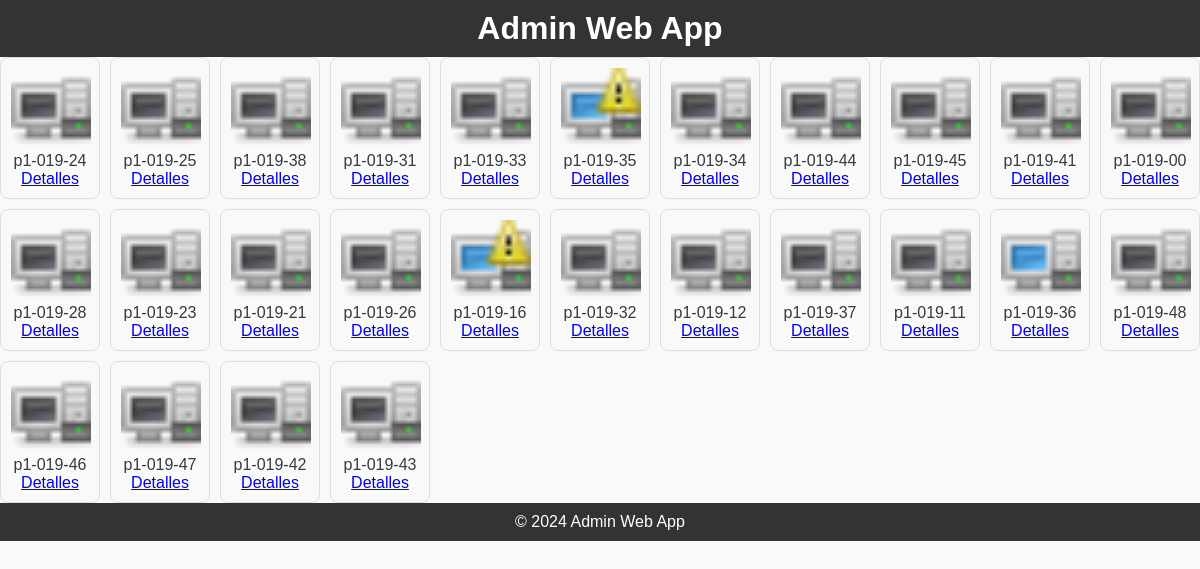
The app's page /testing_page/ (signed in), older data.
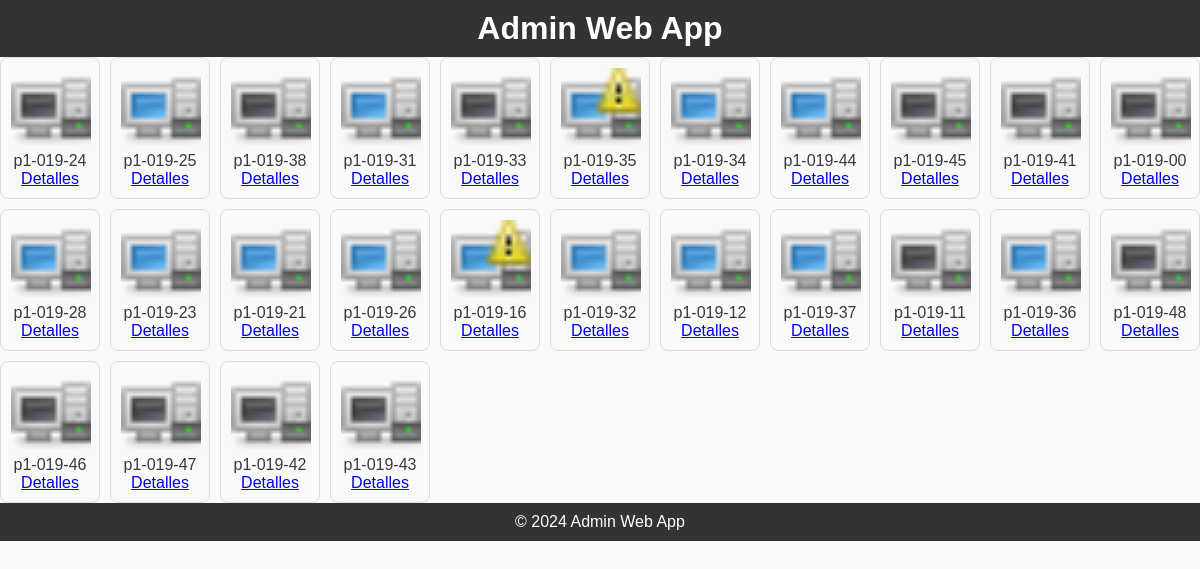
The same page, newer data.
### admin_web_app/models.py (models this page shows, shortened)
class Computer(models.Model):
    name = models.CharField(max_length=100)
    state = models.CharField(max_length=100)
    icon = models.ImageField(upload_to='img/', blank=True, null=True)  # Imagen del estado
    mac = models.CharField(max_length=17, blank=True, null=True, unique=True)  # Dirección MAC como único
    ip = models.GenericIPAddressField(protocol='both', unpack_ipv4=False, blank=True, null=True)  # Dirección IP
    warning = models.BooleanField(default=False)
    exam_mode = models.BooleanField(default=False)

### admin_web_app/views.py (the view)
# urls.py: path('testing_page/', views.testing_page, name='testing_page'),
@login_required
@user_passes_test(is_admin)
def testing_page(request):
    computers = Computer.objects.all()
    timestamp = datetime.now().timestamp()
    context = {
        'computers': computers,
        'timestamp': timestamp,
    }
    return render(request, 'testing_page.html', context)

### admin_web_app/views.py (called while the page is built)
def is_admin(user):
    return user.is_superuser

### admin_web_app/templates/testing_page.html (shortened to what this page needs)
<!DOCTYPE html>
<html lang="en">
<head>
    {% load static %}
    <link rel="stylesheet" href="{% static 'css/styles.css' %}">
</head>
<body>
    <header>
        <h1>Admin Web App</h1>
    </header>
    <div class="container">
        <main class="main-content">
          <div class="computers-grid">
            {% for computer in computers %}
                <div class="computer-icon">
                  <img src="{% static 'img/' %}{{ computer.icon }}" alt="{{ computer.name }}">
                    <p>{{ computer.name }}</p>
                    <a href="{% url 'computer_detail' computer.pk %}">Detalles</a>
                </div>
            {% endfor %}
        </div>
        </main>
    </div>
    <footer>
        <p>© 2024 Admin Web App</p>
    </footer>
</body>
</html>

Row changes from the older to the newer data that the page shows:
changed Computer (number 2 of 26 on the later page): icon: a different picture
changed Computer (number 4 of 26 on the later page): icon: a different picture
changed Computer (number 7 of 26 on the later page): icon: a different picture
changed Computer (number 8 of 26 on the later page): icon: a different picture
changed Computer (number 12 of 26 on the later page): icon: a different picture
changed Computer (number 13 of 26 on the later page): icon: a different picture
changed Computer (number 14 of 26 on the later page): icon: a different picture
changed Computer (number 15 of 26 on the later page): icon: a different picture
changed Computer (number 17 of 26 on the later page): icon: a different picture
changed Computer (number 18 of 26 on the later page): icon: a different picture
changed Computer (number 19 of 26 on the later page): icon: a different picture
